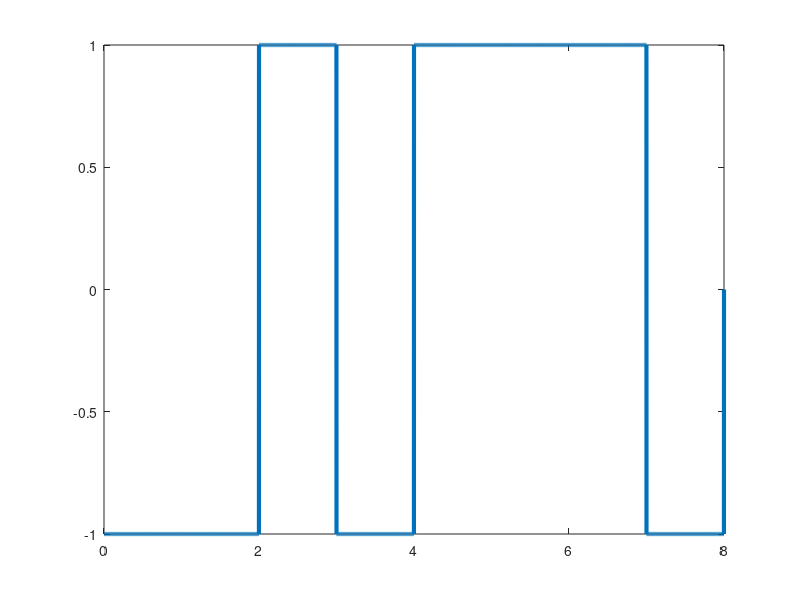

This chart was generated by the following MATLAB code:
clc;
clear all;

bits = [1 0 1 1 1 0 0 1];
bitrate = 1;
n = 1000;
T = length(bits)/bitrate;
N = n*length(bits);
dt = T/N;
t = 0:dt:T;
x = zeros(1,length(t));
lastbit = 1;
for i=1:length(bits)
  if bits(i)==1
    x((i-1)*n+1:i*n) = -lastbit;
    lastbit = -lastbit;
  else x((i-1)*n+1:i*n) = lastbit;
  end
end
plot(t, x, 'Linewidth', 3);
counter = 0;
lastbit = 1;
for i = 1:length(t)
  if t(i)>counter
    counter = counter + 1;
    if x(i)!=lastbit
      result(counter) = 1;
      lastbit = -lastbit;
    else result(counter) = 0;
    end
  end
end
disp('NRZ-I Decoding:');
disp(result);